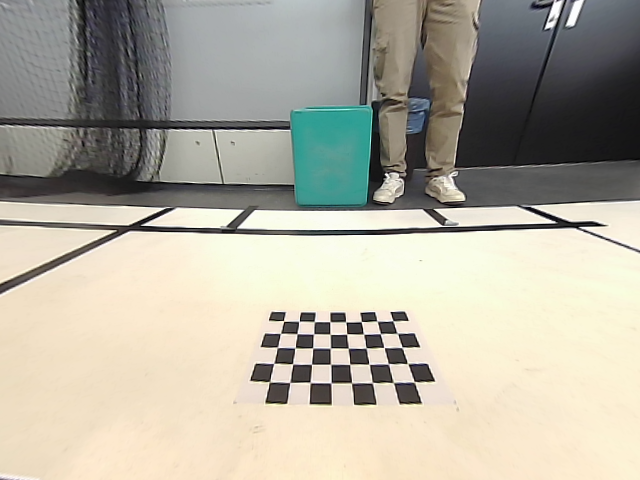
#> input picture hardware_codes/In_JETSON/BEV_calibration_images/FR.png, 640 x 480 px, given in place of x-raw,format=BGR ! appsink, which was not available; the run also reads 1 picture not shown here
$ python BEV_AD.py   (older library calls are emulated)
#> lines starting #> are read from the running program, lines starting #| are printed output that depends on the picture; after the words box and inside, x2 and y2 are one past the last pixel; in counts of white or black regions, pixels touching at a corner belong together; pictures that were not available may be replaced by others from this repository, and a replacement may not be noted
### hardware_codes/In_JETSON/bev.py

'''
Universität Siegen
Naturwissenschaftlich-Technische Fakultät
Department Elektrotechnik und Informatik
Lehrstuhl für Regelungs- und Steuerungstechnik

Master Thesis: Vision-aided Automated Driving using Panoramic View
Done By: Sourav Poudyal, 1607167
First Examiner: Prof. Dr.-Ing. habil. Michael Gerke
Supervisior: Dr.-Ing. Nasser Gyagenda
'''

import cv2
import numpy as np
import time
import math
import utils_c
import Bezier_curve as be


def odd_Out(m_theta):
    if len(m_theta)>0:
        sorted_indices = np.argsort(m_theta[:, 2])
        m_theta = m_theta[sorted_indices]
        if len(m_theta)%2 == 0:
            m_theta = m_theta[:-1, :]
    else:
        m_theta = np.empty((0, 4))

    return m_theta

# [21 lines left out: function filter_m_theta, not called in this run]
#Calculating the LLE and RLE distance to car
def process_m_theta(m_theta_2, W):
    def filter(m_t):
        # Create a boolean mask for the condition
        mask = (m_t[:, 2] >= 20) & (m_t[:, 2] <= 170)
        f_mt = m_t[mask]

        return f_mt
    m_theta_2 = filter(m_theta_2)
    if m_theta_2.size > 0:
        # Step 1: Filter rows where the 4th column is negative
        m_1 = m_theta_2[m_theta_2[:, 3] < 0]
        if m_1.size > 0:
            m_1 = odd_Out(m_1)
            dl_m = np.median(m_1[:, 3])
        else:
            dl_m = 0

        # Step 2: Filter rows where the 4th column is positive
        m_2 = m_theta_2[m_theta_2[:, 3] > 0]
        if m_2.size > 0:
            m_2 = odd_Out(m_2)
            dr_m = np.median(m_2[:, 3])
        else:
            dr_m = 0
    else:
        dl_m, dr_m = 0, 0
    return dl_m, dr_m

def find_cte_rl(dl_m , dr_m, ct_e, W, pix_t_meter, c):
    print('dl_m,d_rm', dl_m, dr_m)
    if c == 'r':
        if dr_m == 0 and dl_m != 0:
            ct_e = (3*W/4 + dl_m)
        elif dr_m == 0 and dl_m == 0:
            ct_e = 0
        else:
            ct_e = (dr_m - W/4)
    else:
        if dl_m == 0 and dr_m != 0:
            ct_e = (dr_m - 3*W/4)
        elif dr_m == 0 and dl_m == 0:
            ct_e = 0
        else:
            ct_e = (W/4 + dl_m)

    ct_e = ct_e * pix_t_meter

    return ct_e

# [30 lines left out: functions distance_between_lines, region_of_interest_side, not called in this run]


def correction(img):

	# Define the four coordinates of the white patch
	polygon_coords = np.array([[0, 0], [80, 0], [286, 188], [0, 188]])

	# Create a white image
	height, width = 480, 640
	white_image = 255 * np.ones((height, width, 3), dtype=np.uint8)  # 3 channels


	# Create a black mask on the white image
	mask = np.zeros_like(white_image, dtype=np.uint8)  # Use dtype=np.uint8 for 3 channels
	cv2.fillPoly(mask, [polygon_coords], (255, 255, 255))  # Specify white color in 3 channels
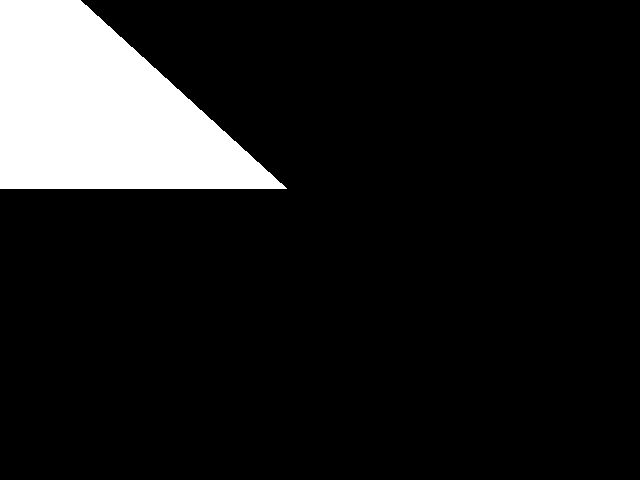
#> mask: shape (480, 640, 3); 11.3% white; 1 white region, box (x1, y1, x2, y2) and area: (0, 0, 287, 189) 34785

	# Invert the mask
	inverted_mask = cv2.bitwise_not(mask)

	img = cv2.bitwise_and(img, inverted_mask)

	return img

def mask_1():
    '''
    H_RT = np.array([[-3.81647795e-02, -2.73450001e+00, 1.85501649e+02],
    [-5.67335091e-01, -1.82407848e+00, 3.90218129e+02],
    [-1.72331485e-04, -8.23002718e-03, 1.00000000e+00]])'''

    H_RT = np.array([[-2.52557944e-01, -2.65273980e+00,  1.77195733e+02],
               [-7.14508775e-01, -1.83875605e+00,  4.04946716e+02],
               [-7.06433900e-04, -8.19688320e-03,  1.00000000e+00]])

    H_LT = np.array([[ 2.46195210e-01, -4.84896316e+00,  6.26248247e+02],
               [ 1.17222387e+00, -3.28596661e+00, -9.34254002e+01],
               [ 7.86184689e-04, -1.41654144e-02,  1.00000000e+00]])

    H_FR = np.array([[-4.75158459e-01, -2.44217376e+00,  4.68541695e+02],
               [-1.71757698e-02, -1.68425324e+00,  3.37000263e+02],
               [-1.07462179e-04, -7.52344437e-03,  1.00000000e+00]])

    H_RR = np.array([[ 7.20959071e-01, -3.91261868e+00,  8.84899153e+01],
               [-3.36934035e-02, -3.01027967e+00,  5.28725330e+01],
               [-6.98076839e-05, -1.17649448e-02,  1.00000000e+00]])


    img_m = np.ones((480, 640, 3), dtype=np.uint8)
    img_m = 255 * img_m

    img_m_f = cv2.warpPerspective(img_m, H_FR, (640, 480))
    img_m_f[200:,:].fill(0)
    img_m_f = correction(img_m_f)

    img_m_r = cv2.warpPerspective(img_m, H_RT, (640, 480))
    img_m_r[:,:200].fill(0)

    img_m_b = cv2.warpPerspective(img_m, H_RR, (640, 480))
    img_m_b[:200,:].fill(0)
    img_m_l = cv2.warpPerspective(img_m, H_LT, (640, 480))
    img_m_l[:,400:].fill(0)

    img_fb = cv2.addWeighted(img_m_f, 1, img_m_b, 1, 0)
    img_rl = cv2.addWeighted(img_m_r, 1, img_m_l, 1, 0)

    img_bev_m1 = cv2.bitwise_and(img_fb, img_rl)
#> in bev_readings, frameFR is the input picture: shape (480, 640, 3); mean B, G, R 160.4, 174.2, 178.1
    img_bev_m2 = cv2.bitwise_xor(img_fb, img_rl)

    return img_bev_m1, img_bev_m2


def resize_image(image, width, height):
    return cv2.resize(image, (width, height), interpolation=cv2.INTER_AREA)

def undistortion(frame, map1, map2):
    undistorted_img = cv2.remap(frame, map1, map2, interpolation=cv2.INTER_LINEAR, borderMode=cv2.BORDER_CONSTANT)
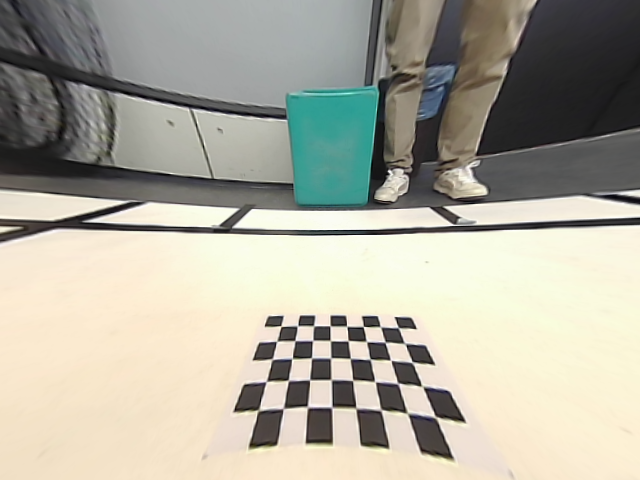
#> undistorted_img: shape (480, 640, 3); mean B, G, R 159.3, 172.9, 175.5
    return undistorted_img

def warp(undistorted_image, homography):
    warp1 = cv2.warpPerspective(undistorted_image, homography, (640, 480))
#> in warp (call 4), `warp1 = cv2.warpPerspective(undistorted_image, homography, (640, 480))`:
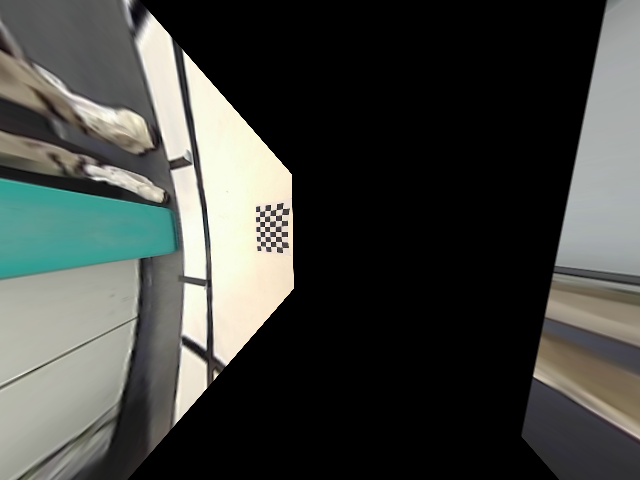
#> warp1: shape (480, 640, 3); mean B, G, R 65.5, 69.5, 67
    return warp1


# [9 lines left out: function draw_the_lines, not called in this run]


def mask():
    image_FR = np.zeros((480, 640, 3), dtype = "uint8")
    image_FR.fill(255)


    image_RR = np.zeros((480, 640, 3), dtype = "uint8")
    image_RR.fill(255)

    H_FR = np.array([
        [-4.96178351e-01, -2.82467889e+00,  4.99210739e+02],
        [1.33453231e-02, -1.99918029e+00,  3.68485622e+02],
        [2.52709652e-05, -8.51362910e-03,  1.00000000e+00]
    ])

    H_RR = np.array([
        [4.89195258e-01, -3.05400803e+00, 1.35349199e+02],
        [-1.13066123e-01, -2.46231783e+00, 1.23621684e+02],
        [-2.79264811e-04, -9.19904399e-03, 1.00000000e+00]
    ])


    warp1 = cv2.warpPerspective(image_FR, H_FR, (640, 480))
    warp1[200:,:].fill(0)
    warp1 = cv2.GaussianBlur(warp1, (0, 0), sigmaX=2, sigmaY=2, borderType = cv2.BORDER_DEFAULT)

    warp4 = cv2.warpPerspective(image_RR, H_RR, (640, 480))
    warp4[:200,:].fill(0)
    warp4 = cv2.GaussianBlur(warp4, (0, 0), sigmaX=2, sigmaY=2, borderType = cv2.BORDER_DEFAULT)
    #warp4[:600,:].fill(0)

    return cv2.add(warp1,warp4)

# [37 lines left out: functions color_balance, luminance_balance, not called in this run]

def stiching(image1,image2,image3,image4, common):

    dst= cv2.add(image2, image4)
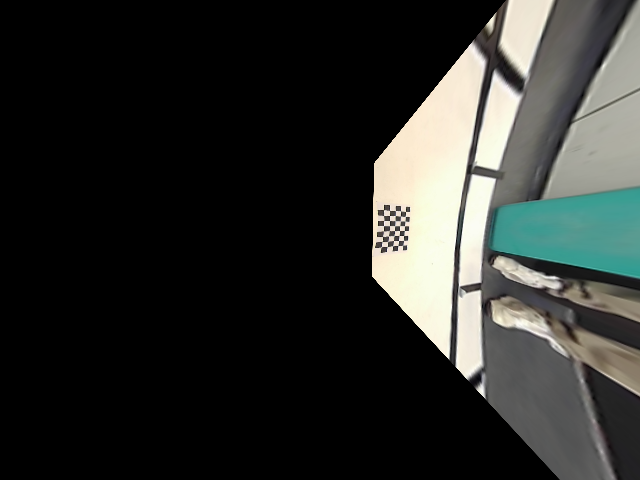
#> image2: shape (480, 640, 3); mean B, G, R 43.5, 46.4, 44.6
    dst = cv2.add(dst, image3)
    outImage = cv2.add(dst, image1)


    return outImage

# [32 lines left out: functions region_of_interest_front, region_of_interest_back, region_of_interest_side, not called in this run]

def place_car_on_bev(bev, car_i, x, y):
    # Ensuring both images have 3 channels
    if bev.shape[2] == 4:
        bev = cv2.cvtColor(bev, cv2.COLOR_BGRA2BGR)
    if car_i.shape[2] == 4:
        car_i_rgb = cv2.cvtColor(car_i, cv2.COLOR_BGRA2BGR)
        alpha_mask = car_i[:, :, 3]  # Extract the alpha channel
    else:
        car_i_rgb = car_i
        alpha_mask = None

    # Getting dimensions of the car image
    car_height, car_width = car_i_rgb.shape[:2]

    #ROI
    a, b, c, d = y - int(car_height/2), y + int(car_height/2), x - int(car_width/2), x + int(car_width/2)

    # Ensuring the car image fits within the BEV image dimensions
    if y + car_height > bev.shape[0] or x + car_width > bev.shape[1]:
       raise ValueError("The car image exceeds the dimensions of the BEV image at the specified location.")

    # Define the region of cccinterest (ROI) on the BEV image where the car will be placed
    roi = bev[a:b, c:d]
    #

    if alpha_mask is not None:
        # Normalize the alpha mask to keep values between 0 and 1
        alpha = alpha_mask / 255.0
        alpha = alpha[:, :, np.newaxis]

        # Blend the images using the alpha mask
        blended = cv2.convertScaleAbs(roi * (1 - alpha) + car_i_rgb * alpha)
        bev[a:b, c:d] = blended
    else:
        bev[a:b, c:d] = car_i_rgb

    return bev


#This function is similar to simulation code _slope_intercept_revised
def _slope_intercept_visualize(lines, y21_lst, a, final_image_st, canvas_1, c, W, c_f, w_img, h_img, pixel_to_meter, ub_f, ekf, exp, args_cluster_result):

    lines = lines.reshape(lines.shape[0], lines.shape[2])
    a_abs = []

    x11 = int(w_img/2) + 15
    y11 = int(h_img/2)
    ct_e = 0
    zm = 0
    lan_dist = {}
    m_theta_with_distance = np.array([])


    #img coordinate to world coordinate
    x_st = lines[:,0]
    y_st = h_img - lines[:,1]
    x_en = lines[:,2]
    y_en = h_img - lines[:,3]

    #mid poits of line in wc
    x_mid = (x_st + x_en)/2
    y_mid = (y_st + y_en)/2

    angle = np.rad2deg(np.arctan2((y_en - y_st),(x_en - x_st)))
    a_abs = np.zeros_like(angle)
    mask_a = (angle[:] <= 0)
    mask_b = (angle[:] > 0)
    a_abs[mask_a] = 180 + angle[mask_a]
    a_abs[mask_b] = angle[mask_b]

    # Stack them together
    m_theta = np.stack((x_mid, y_mid, a_abs), axis=1)
    # Convert m_theta into an nx4 matrix
    n = m_theta.shape[0]
    m_theta_with_distance = np.zeros((n, 4))
    point = np.array([int(w_img)/2, int(h_img)/2])

    ref_points = m_theta[:, :2]
    angles = m_theta[:, 2]

    # Calculate distances
    distances = utils_c.perpendicular_cross_distance_v(point, ref_points, angles)
    # Combine results into the output array
    m_theta_with_distance[:, :3] = m_theta
    m_theta_with_distance[:, 3] = distances

    #seperating front, center and back, lane lines from BEV
    def line_separation(m_theta_data, lines_data):
        indices_1 = np.where((210 <= m_theta_data[:, 1]) & (m_theta_data[:, 1] <= 480))[0]
        indices_2 = np.where((210 <= m_theta_data[:, 1]) & (m_theta_data[:, 1] <= 310))[0]
        indices_3 = np.where((0 <= m_theta_data[:, 1]) & (m_theta_data[:, 1] <= 210))[0]

        lines_1 = lines_data[indices_1]
        lines_2 = list(lines_data[indices_2])
        lines_3 = lines_data[indices_3]

        m_theta_1 = np.array(m_theta_data[indices_1])
        m_theta_2 = np.array(m_theta_data[indices_2])
        m_theta_3 = np.array(m_theta_data[indices_3])

        return lines_1, lines_2, lines_3, m_theta_1, m_theta_2, m_theta_3
    lines_1, lines_2, lines_3, m_theta_1, m_theta_2, m_theta_3 = line_separation(m_theta_with_distance, lines)
    # Initial filtering the line with the knowledge of the left lane or right lane driving
    f_m_theta, f_lines = m_theta_1, lines_1

    if ub_f == 'f':
        if len(f_m_theta) >= 2:
            label_dict, max_sublist, canvas_1 = utils_c.cluster_line(f_lines, f_m_theta, c, canvas_1, W, args_cluster_result)
            if len(max_sublist)>0:
                lan_dist = utils_c.raw_data(label_dict, max_sublist, W)
            else:
                exp == True

    else:
        lan_dist = {}

    #####################EKF###########
    if exp == False and ub_f == 'f' and len(lan_dist) >0:
        try:
            zm = utils_c.get_z(lan_dist, c, pixel_to_meter)
            ekf.ekf_step(zm, c)

        except Exception as e:
            exp = True
            raise ValueError("Error: {}".format(str(e)))

    #######################

    # Making sure that the set of lines are odd, for median calculation
    f_m_theta = odd_Out(f_m_theta)
    m_theta_3 = odd_Out(m_theta_3)

    if ub_f == 'b':
        m_pve_c, m_nve_c, canvas_1 = be.bezier_curve_max_min_curvature_2(f_m_theta[f_m_theta[:, 3]<0], canvas_1, W)
        if m_pve_c is not None:
            c0_m = m_pve_c
        else:
            c0_m = 0

    a_abs_lst = []
    if f_m_theta.size > 0:
        a_abs_lst.append(f_m_theta[:, 2])
    if m_theta_3.size > 0:
        a_abs_lst.append(m_theta_3[:, 2])

    filtered_abs_angs = [angles[(angles >= 44) & (angles <= 136)] for angles in a_abs_lst]

    med_ang_lst = [np.median(angles) if len(angles) > 0 else np.nan for angles in filtered_abs_angs]
    #coordinates to visualize heading on the image
    def coordinates(med_ang, y11, y21, x11, w_img):
        if not np.isnan(med_ang):
            if med_ang != 90:
                slope = -np.tan(np.deg2rad(med_ang))
                x21 = int(((y21 - y11) + x11 * slope) / slope)
            else:
                x21 = int(w_img / 2)
        else:
            x21 = 0

        return x21

    x21_lst = [coordinates(med_ang_lst[k], y11, y21_lst[k], x11, w_img) for k in range(len(med_ang_lst))]

    x0 = np.array([x11, y11])
    x01_lst = [np.array([x21_lst[k], y21_lst[k]]) for k in range(len(x21_lst))]
    '''
    print('Median Angles:', med_ang_lst)
    print('Coordinates:', x01_lst)
    print('Lines Group 1:', lines_1)
    print('Lines Group 2:', lines_2)
    print('Lines Group 3:', lines_3)'''

    def heading_display(me_a):
        if me_a > 90:
            y_d_h = -np.deg2rad(me_a - 90)
            s = ''
            r = y_d_h
        elif me_a < 90:
            y_d_h = +np.deg2rad(90 - me_a)
            s = ''
            r = y_d_h
        else:
            print('TRUE')
            y_d_h = np.deg2rad(0)
            s = ''
            r = 0
        return r, s, y_d_h

    if  med_ang_lst is not None:
        r, s, y_d_h = heading_display( med_ang_lst[0])
    else:
        y_d_h = 0
        r = 0
        s = ''
    if x0 is not None and x01_lst is not None:
        cv2.line(final_image_st, tuple(x0), tuple(x01_lst[0]), (0, 0, 255), 4)

    t = ''
    rounded_r = np.round(r, 2)
    text_ = 'Angle FR: '+str(rounded_r) +' rad, ' + s
    cv2.putText(final_image_st, t, (80, 25), cv2.FONT_HERSHEY_SIMPLEX, 0.4, (0, 0, 255), 1, cv2.LINE_AA)
    cv2.putText(final_image_st, 'Relative Yaw:', (10, 25), cv2.FONT_HERSHEY_SIMPLEX, 0.5, (0, 0, 255), 1, cv2.LINE_AA)
    cv2.putText(final_image_st, text_, (10, 40), cv2.FONT_HERSHEY_SIMPLEX, 0.4, (0, 0, 255), 1, cv2.LINE_AA)

    # Filtering measurement input heading position used in visualization and driving using only BEV measurements
    if len(m_theta_2)>0:
        dl_m, dr_m = process_m_theta(m_theta_2, W)
        ct_e = find_cte_rl(dl_m , dr_m, ct_e, W, pixel_to_meter, c_f)
    else:
        dl_m, dr_m = 0,0
        ct_e = 0

    if np.isnan(dl_m):
        dl_m = 0
    if np.isnan(dr_m):
        dr_m = 0

    #print("cross track error", ct_e)


    p22 = np.array([int(w_img/2 + 15), int(h_img/2)])
    p23 = np.array([int(w_img/2 + 15)+int(dl_m*np.cos(y_d_h)), int(h_img/2 + dl_m * np.sin(y_d_h))])
    p32 = np.array([int(w_img/2 + 15), int(h_img/2)])
    p33 = np.array([int(w_img/2 + 15)+int(dr_m*np.cos(y_d_h)), int(h_img/2 + dr_m * np.sin(y_d_h))])

    #Draws left line for positioning
    cv2.line(final_image_st, tuple(p22), tuple(p23), (255,0,0), 3)
    #Draws right line for positioning
    cv2.line(final_image_st, tuple(p32), tuple(p33), (255,0,0), 3)

    #Calculates line in meter
    text_l = str(round(dl_m, 2))
    t_l = 'LLE: ' + text_l + ' px'
    # Add text near the left line
    cv2.putText(final_image_st, 'Position:', (10, 78), cv2.FONT_HERSHEY_SIMPLEX, 0.5, (255, 0, 0), 1, cv2.LINE_AA)
    cv2.putText(final_image_st, t_l, (10, 95), cv2.FONT_HERSHEY_SIMPLEX, 0.4, (255, 0, 0), 1, cv2.LINE_AA)
    cv2.putText(final_image_st, text_l, (300+int(dl_m), 238), cv2.FONT_HERSHEY_SIMPLEX, 0.5, (255, 0, 0), 1, cv2.LINE_AA)

    #Draws left line for positioning
    cv2.line(final_image_st, tuple(p22), tuple(p23), (255,0,0), 3)
    #Draws right line for positioning
    cv2.line(final_image_st, tuple(p32), tuple(p33), (255,0,0), 3)

    # Add text near the right line
    text_r = str(round(dr_m, 2))
    t_r = 'RLE: ' + text_r + ' px'
    # Add text near the left line
    cv2.putText(final_image_st, t_r, (10, 110), cv2.FONT_HERSHEY_SIMPLEX, 0.4, (255, 0, 0), 1, cv2.LINE_AA)
    cv2.putText(final_image_st, text_r, (int(w_img/2)+int(dr_m), 238), cv2.FONT_HERSHEY_SIMPLEX, 0.5, (255,0, 0), 1, cv2.LINE_AA)

    #Visualizing the back heading information
    if med_ang_lst is not None:
        if len(med_ang_lst)>1:
            r, s, _ = heading_display(med_ang_lst[1])
        else:
            #print("No lines detected in the image. Adjusting parameters...")
            r, s, x0, x01_lst = 0, "", None, None
            t = 'No lines detected'
    else:
        #print("No lines detected in the image. Adjusting parameters...")
        r, s, x0, x01_lst = 0, "", None, None
        t = 'No lines detected'

    text_ = 'Angle RR: '+str(round(r, 2)) +' rad, ' + s


    cv2.putText(final_image_st, text_, (10, 55), cv2.FONT_HERSHEY_SIMPLEX, 0.4, (0, 0, 255), 1, cv2.LINE_AA)

    if x0 is not None and x01_lst[1] is not None:
        cv2.line(final_image_st, tuple(x0), tuple(x01_lst[1]), (0, 0, 255), 4)

    return y_d_h, ct_e, canvas_1, c

@utils_c.measure_time
def bev_readings(vid_RT, vid_RR, vid_FR, vid_LT, map1, map2, mask_img_white,img_bev_m1,img_bev_m2, car, fps, c, W, c_f, w_img, h_img, pixel_to_meter, ub_f, ekf, exp, steer, args_cluster_result):

    # Capture the video frame
    # by frame
    retFR, frameFR = vid_FR.read()
    retRT, frameRT = vid_RT.read()
    retLT, frameLT = vid_LT.read()
    retRR, frameRR = vid_RR.read()
    '''
    frameFR = color_balance(frameFR)
    frameRT = color_balance(frameRT)
    frameRR = color_balance(frameRR)
    frameLT = color_balance(frameLT)
    '''
    #[frameFR, frameRT, frameRR, frameLT] = luminance_balance([frameFR, frameRT, frameRR, frameLT])


# Image with removing Distortion for all cameras

    undistorted_img_FR = undistortion(frameFR,map1, map2)

    undistorted_img_RR =  undistortion(frameRR,map1, map2)

    undistorted_img_RT = undistortion(frameRT,map1, map2)

    undistorted_img_LT = undistortion(frameLT,map1, map2)

# Homography Matrix

    H_RT = np.array([[-2.52557944e-01, -2.65273980e+00,  1.77195733e+02],
               [-7.14508775e-01, -1.83875605e+00,  4.04946716e+02],
               [-7.06433900e-04, -8.19688320e-03,  1.00000000e+00]])

    H_LT = np.array([[ 2.46195210e-01, -4.84896316e+00,  6.26248247e+02],
               [ 1.17222387e+00, -3.28596661e+00, -9.34254002e+01],
               [ 7.86184689e-04, -1.41654144e-02,  1.00000000e+00]])

    H_FR = np.array([[-4.75158459e-01, -2.44217376e+00,  4.68541695e+02],
               [-1.71757698e-02, -1.68425324e+00,  3.37000263e+02],
               [-1.07462179e-04, -7.52344437e-03,  1.00000000e+00]])

    H_RR = np.array([[ 7.20959071e-01, -3.91261868e+00,  8.84899153e+01],
               [-3.36934035e-02, -3.01027967e+00,  5.28725330e+01],
               [-6.98076839e-05, -1.17649448e-02,  1.00000000e+00]])


    # Wrap Prespective using the above Homography Matrixfinal_image_st
    warp_FR = warp(undistorted_img_FR, H_FR)
    warp_FR[200:,:].fill(0)
    warp_FR = correction(warp_FR)
    warp_RT = warp(undistorted_img_RT, H_RT)
    warp_RT[:,:200].fill(0)
    #warp_RT[:,:400].fill(0)
    warp_RR = warp(undistorted_img_RR, H_RR)
    warp_RR[:200,:].fill(0)
    #warp_RR[:600,:].fill(0)
    warp_LT = warp(undistorted_img_LT, H_LT)
    #warp_LT[:,400:].fill(0)
    warp_LT[:,400:].fill(0)

    font = cv2.FONT_HERSHEY_SIMPLEX


    final_image_st = stiching(warp_FR,warp_RT,warp_RR,warp_LT, mask_img_white.astype(float)/255)

    img_fb = cv2.addWeighted(warp_FR, 1, warp_RR, 1, 0)
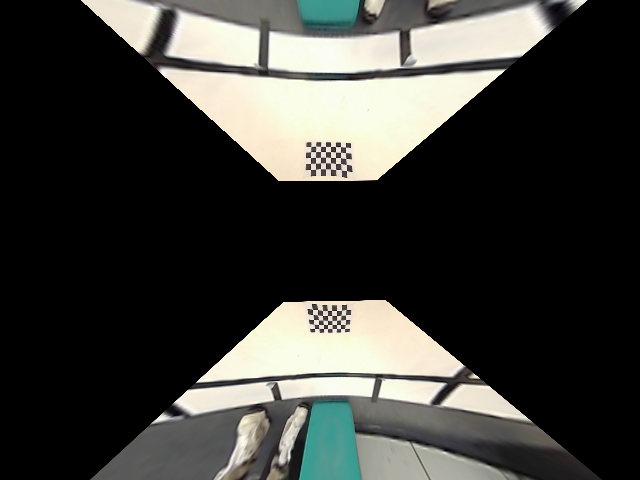
#> img_fb: shape (480, 640, 3); mean of channels 0, 1, 2 57.9, 62.1, 61.8; drawn as B, G, R
    img_rl = cv2.addWeighted(warp_RT, 1, warp_LT, 1, 0)


    #final_image_st = cv2.addWeighted(final_image_st_1,0.5,final_image_st_2,1,0)
    final_image_st = cv2.max(img_fb, img_rl)
    final_image_st = resize_image(final_image_st, 640, 480)

    warped = cv2.cvtColor(final_image_st, cv2.COLOR_BGR2GRAY)
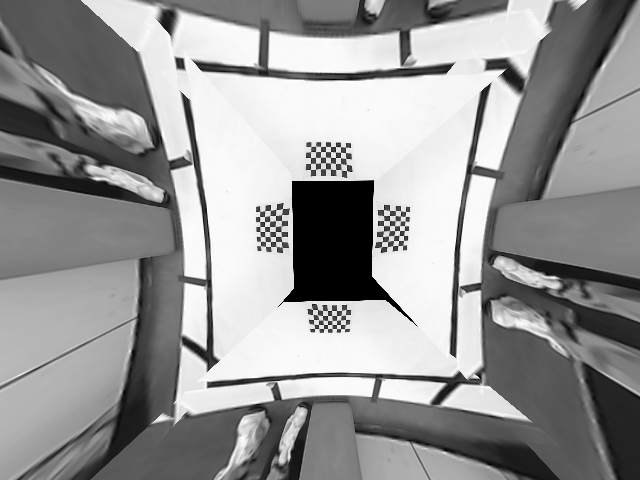
#> warped: shape (480, 640); min 0, max 253, mean 150.1
    dst = cv2.Canny(warped, 160, 200, None, 3)
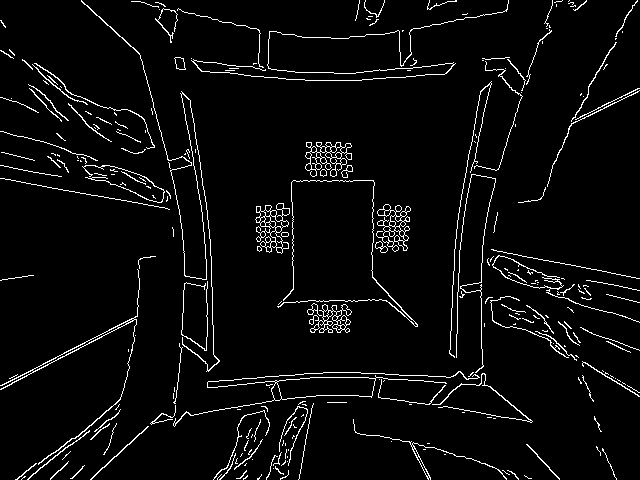
#> dst: shape (480, 640); 4.4% white in thin lines or dots

    # Creating the ROI for Lane Detection
    canny_image = np.copy(dst)
    canny_image[:, 0:150] = 0
    canny_image[:, 500:640] = 0
#> canny_image: shape (480, 640); 2.7% white in thin lines or dots, all inside (x1, y1, x2, y2) = (150, 0, 500, 480)
#> (the rest of the program and of its run is left out)
